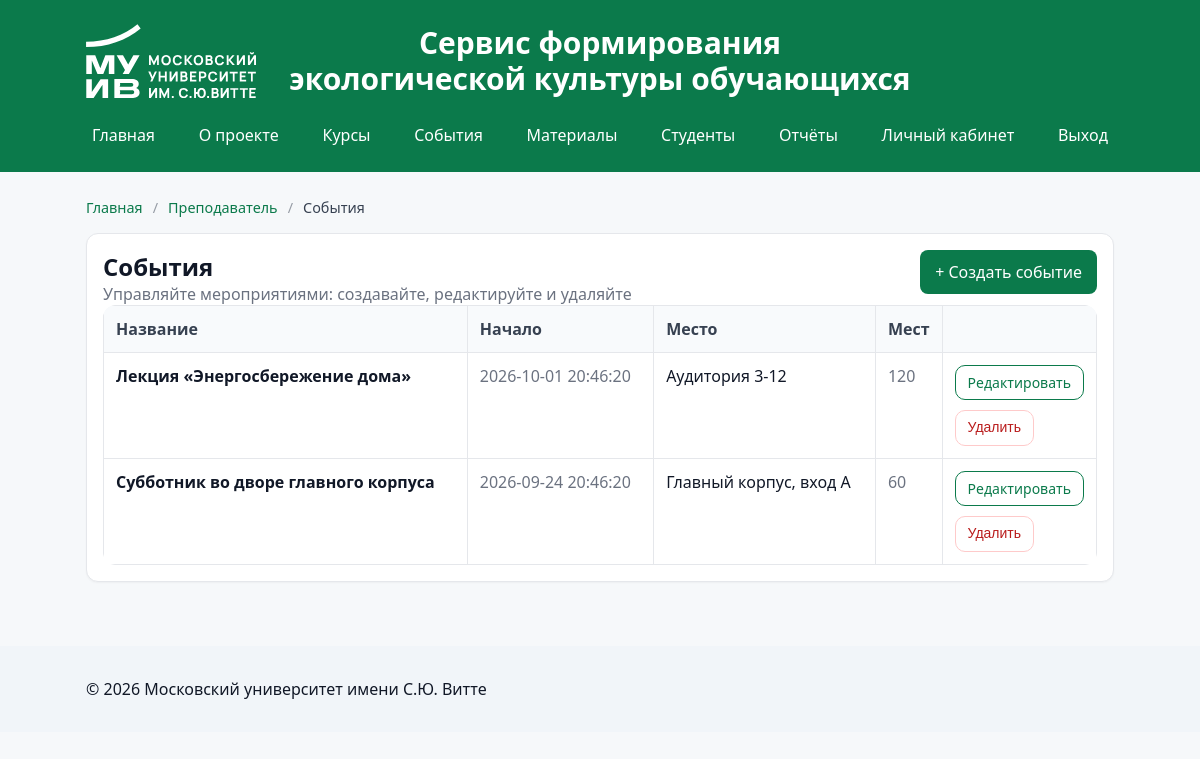
/teacher/events.php (signed in), run on the app's committed database.
### tables this page shows
CREATE TABLE `events` (
  `id` int(11) NOT NULL,
  `title` varchar(200) NOT NULL,
  `description` varchar(1000) DEFAULT NULL,
  `location` varchar(200) DEFAULT NULL,
  `starts_at` datetime NOT NULL,
  `seats` int(11) NOT NULL DEFAULT '100',
  `created_at` timestamp NULL DEFAULT CURRENT_TIMESTAMP
);

### includes/helpers.php (called while the page is built, shortened)
<?php
function h($s){return htmlspecialchars($s ?? '', ENT_QUOTES, 'UTF-8');}
function url($path){
  $cfg_file = __DIR__ . '/config.php';
  $cfg = require $cfg_file;
  $base = rtrim($cfg['app']['base_url'] ?? '', '/');
  $path = ltrim($path, '/');
  return $base . '/' . $path;
}

### includes/config.php (called while the page is built)
<?php
return [
  'db' => [
    'host' => '188.127.239.143',
    'name' => 'ecoservice',
    'user' => 'ecoservice',
    'pass' => 'ukG0Bspo',
    'charset' => 'utf8mb4'
  ],
  'app' => [
    'base_url' => ''
  ]
];

### public/teacher/events.php (the view, shortened to what this page needs)
<?php
require_once __DIR__ . '/../../includes/header.php';
$pdo = db();
$events = $pdo->query("SELECT id, title, starts_at, location, seats FROM events ORDER BY starts_at DESC")->fetchAll();
?>
<div class="card">
  <div class="card-header">
    <div>
      <h2>События</h2>
      <div class="muted">Управляйте мероприятиями: создавайте, редактируйте и удаляйте</div>
    </div>
    <a class="btn" href="<?php echo url('teacher/event_new.php'); ?>">+ Создать событие</a>
  </div>
  <?php if (!$events): ?>
    <div class="empty">
      <div class="empty-title">Событий пока нет</div>
      <div class="empty-text">Создайте первое событие, чтобы студенты могли записаться и следить за расписанием.</div>
      <a class="btn" href="<?php echo url('teacher/event_new.php'); ?>">+ Создать событие</a>
    </div>
  <?php else: ?>
    <div class="table-wrap">
      <table class="table table-nice">
        <thead>
          <tr>
            <th>Название</th>
            <th class="col-date">Начало</th>
            <th>Место</th>
            <th class="col-seats">Мест</th>
            <th class="col-actions"></th>
          </tr>
        </thead>
        <tbody>
          <?php foreach ($events as $e): ?>
            <tr>
              <td>
                <div class="title-cell"><?php echo h($e['title']); ?></div>
              </td>
              <td class="muted"><?php echo h($e['starts_at']); ?></td>
              <td><?php echo h($e['location']); ?></td>
              <td class="muted"><?php echo (int)$e['seats']; ?></td>
              <td>
                <div class="actions">
                  <a class="btn secondary sm" href="<?php echo url('teacher/event_edit.php?id='.(int)$e['id']); ?>">Редактировать</a>
                  <form method="post" action="<?php echo url('teacher/event_delete.php'); ?>" onsubmit="return confirm('Удалить событие?');" style="display:inline-block">
                    <button class="btn danger sm" type="submit">Удалить</button>
                  </form>
                </div>
              </td>
            </tr>
          <?php endforeach; ?>
        </tbody>
      </table>
    </div>
  <?php endif; ?>
</div>
<?php require_once __DIR__ . '/../../includes/footer.php'; ?>

### public/style.css (style rules this page uses)
* { box-sizing:border-box }
body { margin:0;font-family:system-ui,-apple-system,Segoe UI,Roboto,Ubuntu,'Helvetica Neue',Arial,sans-serif;background:#f6f8fa;color:#111827 }
.card { background:#fff;border:1px solid #e5e7eb;border-radius:12px;padding:16px;margin:16px 0;box-shadow:0 1px 2px rgba(0,0,0,.04) }
.btn { display:inline-block;padding:10px 14px;border-radius:8px;border:1px solid transparent;background:#0b7a4b;color:#fff;text-decoration:none }
.btn.secondary { background:#fff;color:#0b7a4b;border-color:#0b7a4b }
.btn.danger { background:#fff;color:#b91c1c;border-color:#fecaca }
.table { width:100%;border-collapse:collapse }
.table th,.table td { border:1px solid #e5e7eb;padding:8px;text-align:left }
.table-wrap { width:100%;overflow:auto;border-radius:12px }
.table.table-nice { border-radius:12px;overflow:hidden }
.table.table-nice thead th { background:#f8fafc;color:#374151;font-weight:600;border-color:#e5e7eb;white-space:nowrap }
.table.table-nice td,.table.table-nice th { padding:12px 12px;vertical-align:top }
.table.table-nice .col-actions { width:1%;white-space:nowrap }
.table.table-nice .col-seats { width:1%;white-space:nowrap }
.table.table-nice .col-date { white-space:nowrap }
.title-cell { font-weight:600;color:#111827 }
form { margin:0 }
.card-header { display:flex;gap:16px;align-items:flex-start;justify-content:space-between;flex-wrap:wrap }
.card-header h1,.card-header h2,.card-header h3 { margin:0 }
.actions { display:flex;gap:10px;flex-wrap:wrap;align-items:center }
.muted { color:#6b7280 }
.btn.sm { padding:9px 12px;border-radius:10px;font-size:14px;line-height:1.1 }

### data on the page
events: title "Лекция «Энергосбережение дома»", starts_at "2026-10-01 20:46:20", location "Аудитория 3-12", seats "120"
events: title "Субботник во дворе главного корпуса", starts_at "2026-09-24 20:46:20", location "Главный корпус, вход А", seats "60"

### other printed values
$c['label'] "Главная"
$c['label'] "Преподаватель"
$c['label'] "События"
